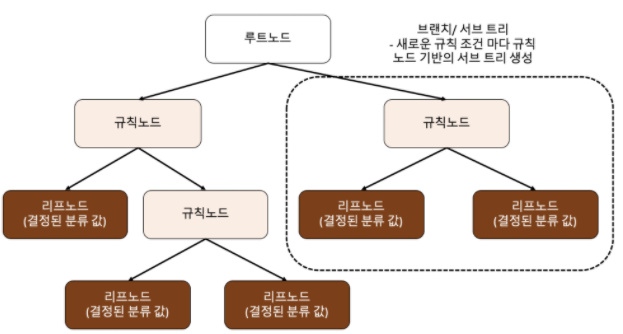
#> input picture week_4/images/결정트리.jpg, 623 x 334 px
$ jupyter execute --allow-errors week04.ipynb   (shell and % lines are left out)   (Python 2 division)
#> lines starting #> are read from the running program, lines starting #| are printed output that depends on the picture
# WEEK_04

## 1. 분류(Classification)
- 지도학습은 레이블(Label), 즉 명시적인 정답이 있는 데이터가 주어진 상태에서 학습하는 머신러닝 방식이다. 분류(Classification)은 기존 데이터가 어느 레이블에 속하는지 패턴을 알고리즘으로 인지한 뒤에 새롭게 관측된 데이터에 대한 레이블을 판별하는 것이다.

- 분류는 다양한 머신러닝 알고리즘으로 구현 가능함.
    - 베이즈(Bayes) 통계와 생성 모델에 기반한 나이브 베이즈 (Naive Bayes)
    - 독립변수와 종속변수의 선형 관계성에 기반한 로지스틱 회귀(Logistic Regression)
    - 데이터 균일도에 따는 규칙 기반의 결정 트리(Decision Tree)
    - 개별 클래스 간의 최대 분류 마진을 효과적으로 찾아주는 서포트 벡터 머신(Support Vector Machine)
    - 근접 거리를 기준으로하는 최소 근접(Nearest Neighbor) 알고리즘
    - 심층 연결 기반의 신경망(Neural Network)
    - 서로 다른(또는 같은) 머신러닝 알고리즘을 결합한 앙상블(Ensemble)

- 여러 알고리즘 중 앙상블(Ensemble) 방법을 집중적으로 다뤄보자.
    - 앙상블은 서로 다른/또는 같은 알고리즘을 단순히 결합한 형태도 있으나, 일반적으로는 배깅(Bagging)과 부스팅(Boosting) 방식으로 나뉜다.
    - Bagging 방식의 대표인 Random Forest는 뛰어난 예측성능, 상대적으로 빠른 수행 시간, 유연성 등으로 많은 분석가가 애용하는 알고리즘임.
    - Boosting의 효시라고 할 수 있는 Gradient Boosting의 경우 뛰어난 예측 성능을 가지고 있지만, 수행 시간이 너무 오래 걸리는 단점으로 인해 최적화 모델 튜닝이 어려웠다. 하지만 XGBoost, LightGBM 등 기존 그래디언트 부스팅의 예측 성능을 한 단계 발전시키면서도 수행 시간을 단축시킨 알고리즘이 계속 등장하면서 정형 데이터의 분류 영역셍서 가장 활용도가 높은 알고리즘으로 자리 잡았다.

## 2. 결정 트리
- 데이터에 있는 규칙을 학습을 통해 자동으로 찾아내 트리(Tree) 기반의 분류 규칙을 만드는 것임.
- 규칙 노드(Decision Node)로 표시된 노드는 규칙 조건이 되는 것이고, 리프 노드(Leaf Node)로 표시된 노드는 결정된 클래스 값이다. 그리고 새로운 규칙 조건마다 Sub Tree가 생성된다.
- 트리의 깊이가 깊어질수록 Overfitting의 위험이 높아져 결정 트리의 성능이 저하될 가능성이 높다.

- 가능한 한 적은 결정 노드로 높은 예측 정확도를 가지렴녀 데이터르 분류할 때 최대한 많은 데이터 세트가 해당 분류에 속할 수 있도록 결정하 노드의 규칙이 정해져야 함.
    - Decision Node 는 정보 균일도가 높은 데이터 세트를 먼저 선택할 수 있도록 규칙 조건을 만든다.
    - 정보의 균일도를 측정하는 대표적인 방법으로 엔트로피를 이용한 정보 이득(Information Gain)지수와 지니 계수가 있다.
        - Informaiton gain = 1 - Entropy
        - 지니 계수는 0이 가장 평등하고 1로 갈수록 불평등

- 결정 트리 구조

[cell 1]
import matplotlib.pyplot as plt
import cv2
img = cv2.imread('./images/결정트리.jpg')
#> img is the input picture: shape (334, 623, 3); mean B, G, R 215.2, 220.9, 229.9
cvt_img = cv2.cvtColor(img, cv2.COLOR_BGR2RGB)
plt.imshow(cvt_img)

- 결정 트리 알고리즘을 사이킷런에서 구현한 DecisionTreeClassifier는 기본으로 지니 계수를 이용해 데이터 세트를 분할함.

### 2.1. 결정 트리 모델의 특징
- 가장 큰 장점은 정보의 '균일도'라는 룰을 기반으로 하고 있어서 알고리즘이 쉽고 직관적임. 룰이 매우 명확하고 이에 기반해 어떨게 규칙 노드와 리프 노드가 만들어지는지 알 수 있다.
- 정보의 균일도만 신경쓰면 되므로 특별한 경우를 제외하고 피처의 스케일링과 정규화 같은 데이터 전처리 작업이 필요 없다.
- 가장 큰 단점으로는 과적합으로 정확도가 떨어진다는 점이다. 피처 정보의 균일도에 따른 룰규칙으로 서브 트리를 계속 만들다 보면 피처가 많고 균일도가  다양하게 존재할수록 트리의 깊이가 깊어지고 복잡해질 수밖에 없다.

결정트리 특징 | 장점 | 단점
-----|------|-------
_|쉽고 직관적이다. 피처의 스케일링이나 정규화 등의 사전 가공 영향도가 크지 않음.|과적합으로 알고리즘 성능이 떨어진다, 이를 극복하기 위해 트리의 크기를 사전에 제한하는 튜닝 필요

### 2.2 결정 트리 파라미터
- 사이킷런에서 제공하는 결정 트리 알고리즘 클래스
    - DecisionTreeClassifier (분류)
    - DecisionTreeRegressor  (회귀)
- 사이킷런의 결정 트리 구현은 CART(Classification And Regression Trees)알고리즘 기반이다. CART는 분류뿐만 아니라 회귀에서도 사용될 수 있는 트리 알고리즘임.
   - 동일한 parameter 사용
      - min_samples_split
      - min_samples_leaf
      - max_features
      - max_depth
      - max_leaf_nodes

### 2.3. 결정 트리 모델의 시각화
- Graphviz : 규칙 시각화를 위한 패키지
    - 사이킷런은 export_graphviz() API 제공

[cell 2]
from sklearn.tree import export_graphviz
from sklearn.tree import DecisionTreeClassifier
from sklearn.datasets import load_iris
from sklearn.model_selection import train_test_split
import warnings
warnings.filterwarnings('ignore')

# 모델 객체 생성
dt_clf = DecisionTreeClassifier(random_state=156)

# load Data then split
iris_data = load_iris()
data = iris_data.data
target = iris_data.target
X_train, X_test, y_train, y_test = train_test_split(data, target, test_size=0.2, random_state=11)

print(X_train[:5])
print(y_train[:5])

# Model train
dt_clf.fit(X_train, y_train)

[cell 3]
# export_graphviz()의 호출 결과로 out_file로 지정된 tree.dot 파일을 생성함.
export_graphviz(dt_clf, out_file='tree.dot', class_names=iris_data.target_names,
                feature_names=iris_data.feature_names, impurity=True, filled=True)

[cell 4]
import graphviz
with open('./tree.dot') as f:
    dot_graph = f.read()

graphviz.Source(dot_graph)
#> (this line was passed over: graphviz is not available in this run)

#### - 노드 내에 기술된 지표의 의미
- petal length <= 2.45와 같이 피처의 조건이 있는 것은 자식 노드를 만들기 위한 규칙 조건임. 이 조건이 없으면 리프 노드
- gini는 다음의 value=[]로 주어진 데이터 분포에서의 지니 계수
- samples는 현 규칙에 해당하는 데이터 건수
- value=[]는 클래스 값 기반의 데이터 건수임. 붓꽃 데이터 세트는 클래스 값으로 0, 1, 2를 가지고 있으며, 0:Setosa, 1:Versicolor, 2:Virginica 품종을 가리킨다. 만일 value=[41, 40, 39]라면 클래스 값의 순서로 Setosa 41개 Versicolor 40개, Virginica 39개로 데이터가 구성디어 있다는 의미임.

- 각 노드의 색깔은 붓꽃 데이터의 레이블 값을 의미한다.
- 색깔이 짙어질수록 지니 계수가 낮고 해당 레이브르이 속하는 샘플 데이터가 많다는 의미임.

#### -> 하이퍼 파라미터를 조절하여 트리의 깊이를 제한할 수 있음. -> 간결한 결정 트리 가능

#### - 결정 트리는 균일도에 기반해 어떠한 속성을 규칙 조건으로 선택하느냐가 중요한 요건이다.
- 중요한 몇개의 피처가 명확한 규칙 트리를 만드는 데 크게 기여함 -> 모델을 좀 더 간결하고 이상치에 강한 모델을 만들수있음.
- 사이킷런은 피처의 중요한 역할 지표를 feature_importance_ 속성으로 제공함.
    - feature_importance_는 ndarray 형태로 값을 반환
    - [0.01667014, 0.02500521, 0.03200643, 0.92631822] 라면 첫번째 피처의 중요도가 0.01667014, 두번 째 피처는 0.02500521와 같이 매치된다.
    - 값이 높을수록 해당 피처의 중요도가 높다는 의미.

[cell 5]
import seaborn as sns
import numpy as np

# feature_importance 추출
print('Feature importance:\n{0}'.format(np.round(dt_clf.feature_importances_, 3)))

# feature 별 importance 매핑
for name, value in zip(iris_data.feature_names, dt_clf.feature_importances_):
    print('{0} : {1:.3f}'.format(name, value))

# column 별로 시각화 하기 (feature_importance)
sns.barplot(x=dt_clf.feature_importances_, y=iris_data.feature_names)
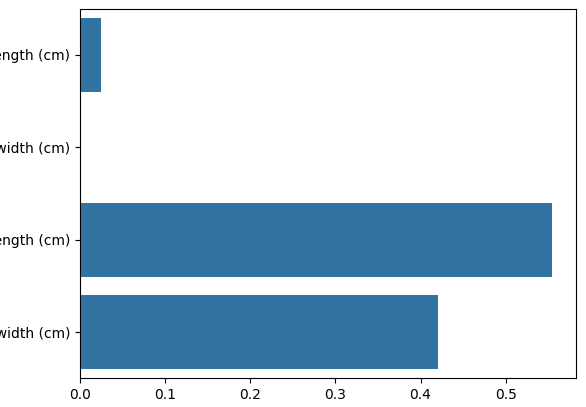
#> figure drawn by matplotlib, 1 panel; tallest bar 0.8 high, from x = 0 to 0.025

#### -> petal length가 중요도가 가장 높음을 알 수 있다.

### 2.4. 결정 트리 과적합(Overfitting)
- 결정 트리가 어떻게 학습 데이터를 분할해 예측을 수행하는지와 이로 인한 과적합 문제를 시각화해 알아보자.

[cell 6]
from sklearn.datasets import make_classification
import matplotlib.pyplot as plt

plt.title('3 Class values with 2 features Sample data cteation')

# 2차원 시각화를 위해 피ㅓ는 2개 클래스는 3가지 유형의 분류 샘플 데이터 생성
X_features, y_labels = make_classification(n_features=2, n_redundant=0, n_informative=2,
                                           n_classes=3, n_clusters_per_class=1, random_state=0)

# 그래프 형태로 2개의 피처로 2차원 좌표 시각화, 각 클래스 값은 다른 색깔로 표시됨
plt.scatter(X_features[:,0], X_features[:, 1], marker='o', c=y_labels, s=25, edgecolors='k')
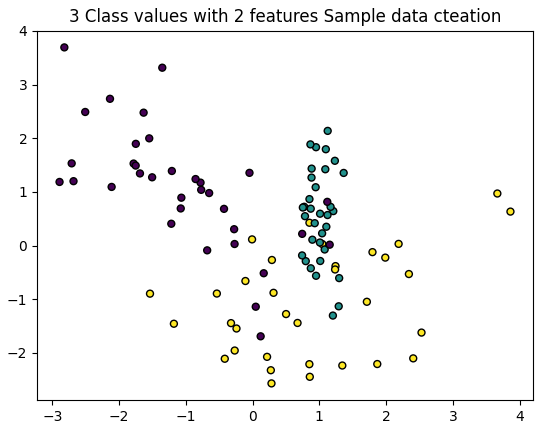
#> figure drawn by matplotlib, 1 panel

- 테스트 데이터 세트는 학습 데이터 세트와는 다른 데이터 세트인데, 학습 데이터에만 지나치게 최적화된 분류 기준은 오히려 테스트 데이터 세트에서 정확도를 떨어뜨릴 수 있기 때문에 주의가 필요함.

### 2.5. 결정 트리 실습 - 사용자 행동 인식 데이터 세트
- 해당 데이터는 30명에게 스마트폰 센서를 장착한 뒤 사람의 동작과 관련된 여러 가지 피처를 수집한 데이터임.

[cell 7]
import pandas as pd
import matplotlib.pyplot as plt

# features.txt 파일에는 피처 이름 index와 피처명이 공백으로 분리되어 있음, DF으로 로드
#> (the rest of this cell did not finish here and is left out)

- 현재 pandas에서는 중복된 피처명을 허용하지 않음 -> 전처리 필요

#> (a cell that did not finish here is left out)

- 총 42개의 피처명이 중복돼 있어, 원본 피처명에 _1, _2를 추가로 부여해 새로운 피처명을 가지는 DF을 반환하는 함수인 get_new_feature_df()생성

[cell 9]
def get_new_feature_name_df(old_feature_name_df):
    feature_dup_df = pd.DataFrame(data=old_feature_name_df.groupby('column_name').cumcount(), columns=['dup_cnt'])


    feature_dup_df = feature_dup_df.reset_index()
    new_feature_name_df = pd.merge(old_feature_name_df.reset_index(), feature_dup_df, how='outer')
    new_feature_name_df['column_name'] = new_feature_name_df[['column_name', 'dup_cnt']].apply(lambda x : x[0]+'_'+str(x[1])
                                                                                             if x[1]>0 else x[0], axis=1)
    new_feature_name_df = new_feature_name_df.drop(['index'], axis=1)
    return new_feature_name_df

- Load Dataset

[cell 10]
import pandas as pd

def get_hunan_dataset():

    # 공백으로 분리된 데이터 가져오기
    feature_name_df = pd.read_csv('./Datasets/features.txt', sep='\s+',
                                  header=None, names=['column_index', 'column_name'])

    # 중복 피처명 수정
    new_feature_name_df = get_new_feature_name_df(feature_name_df)

    # DataFrame에 피처명을 칼럼으로 부여하기 위해 리스트 객체로 다시 변환
    feature_name = new_feature_name_df.iloc[:,1].values.tolist()

    # 학습 피처/ 테스트 피처 데이터 로딩, 칼럼명은 feature_name 적용
    X_train = pd.read_csv('./Datasets/train/X_train.txt', sep='\s+',
                                  header=None, names=feature_name)
    X_test = pd.read_csv('./Datasets/test/X_test.txt', sep='\s+',
                                  header=None, names=feature_name)

    # 학습 레이블과 테스트 레이블 데이터 로딩, 칼럼명 action
    y_train = pd.read_csv('./Datasets/train/y_train.txt', sep='\s+',
                                  header=None, names=['action'])
    y_test = pd.read_csv('./Datasets/test/y_test.txt', sep='\s+',
                                  header=None, names=['action'])

    # 로드된 데이터 반환
    return X_train, X_test, y_train, y_test

#> (a cell that did not finish here is left out)

[cell 12]
print('## 학습 피처 데이터셋 info()')
#> (the rest of this cell did not finish here and is left out)

#> (a cell that did not finish here is left out)

 - 사이킷런의 DecisionTreeClassifier를 이용해 예측 분류 수행, 하이퍼 파라미터는 디폴트 값으로 수행하고 값을 추출해보기

[cell 14]
from sklearn.tree import DecisionTreeClassifier
from sklearn.metrics import accuracy_score

# set random-state
dt_clf = DecisionTreeClassifier(random_state=156)
dt_clf.fit(X_train, y_train)
pred = dt_clf.predict(X_test)
accuracy = accuracy_score(y_test, pred)
print('결정 트리 예측 정확도 {0:.4f}'.format(accuracy))

# hyper parameter
print('DecisionTreeClassifier 기본 하이퍼 파라미터:\n',dt_clf.get_params())

- GridSerchCV로 최적 하이퍼 파라미터를 알아보자

[cell 15]
from sklearn.model_selection import GridSearchCV

params = {
    'max_depth' : [6, 8, 10 ,12, 16, 20, 24]
}

grid_cv = GridSearchCV(dt_clf, param_grid=params, scoring='accuracy', cv=5, verbose=1)
grid_cv.fit(X_train, y_train)
print('GridSerchCV 최고 평균 정확도 수치: {0:.4f}'.format(grid_cv.best_score_))
print('GridSerchCV 최적 하이퍼 파라미터: ',grid_cv.best_params_)

[cell 16]
# cv_results 속성을 DataFrame으로 생성
cv_results_df = pd.DataFrame(grid_cv.cv_results_)

# max_depth 파라미터 값과 그떄의 텍스트 세트, 학습 데이터 세트의 정확도 수치 추출
cv_results_df[['param_max_depth', 'mean_test_score']]

- max_depth가 10일 때 0.8512로 정확도가 정점

- 결정 트리는 더 완벽한 규칙을 학습 데이터 세트에 적용하기 위해 노드를 지속적으로 분할하면서 깊이가 깊어지고 더욱 더 복잡한 모델이 된다. 깊어진 트리는 학습 데이터 세트에는 올바른 예측 결과를 가져올지 모르지만, 검증 데이터 세트에서는 오히려 과적합으로인한 성능 저하를 유발하게 함.

- 이번엔 max_depth 와 min_samples_split을 같이 변경하면서 정확도 성능을 튜닝해보자

[cell 17]
from sklearn.model_selection import GridSearchCV

params = {
    'max_depth' : [6, 8, 10 ,12, 16, 20, 24],
    'min_samples_split' : [16, 24]
}

grid_cv = GridSearchCV(dt_clf, param_grid=params, scoring='accuracy', cv=5, verbose=1)
grid_cv.fit(X_train, y_train)
print('GridSerchCV 최고 평균 정확도 수치: {0:.4f}'.format(grid_cv.best_score_))
print('GridSerchCV 최적 하이퍼 파라미터: ',grid_cv.best_params_)

[cell 18]
best_dt_clf = grid_cv.best_estimator_
pred1 = best_dt_clf.predict(X_test)
accuracy = accuracy_score(y_test, pred1)
print('결정 트리 예측 정확도:{0:.4f}'.format(accuracy))

- 결정 트리에서 각 피처의 중요도를 막대그래프로 시각화 해보자.

[cell 19]
import seaborn as sns

ftr_importances_values = best_dt_clf.feature_importances_
# TOP 중요도로 정렬을 쉽게 하고, seaborn의 막대그래프로 쉽게 표현하기 위해 Series 변환
#> (the rest of this cell did not finish here and is left out)

## 3. 앙상블 학습
- 앙상블 학습을 통한 분류는 여러 개의 분류기를 생성하고 그 예측을 결합함으로써 보다 정확한 최종 예측을 도출하는 기법
- 대부분의 정형 데이터 분류 시에는 앙상블이 뛰어난 성능을 나타내고 있다.
- 대표적인 앙상블 알고리즘인 랜덤포레스트와 그래디언트 부스팅 알고리즘은 뛰어난 성능과 쉬운 사용, 다양한 활용도로 인해 그간 분석가 및 데이터 과학자들 사이에서 많이 애용됐다.
- 앙상블 학습의 유형은 전통적으로 보팅(Voting), 배깅(Bagging), 부스팅(Boosting)의 세 가지로 나눌 수 있다.
    - Voting : 여러 개의 분류기가 투표를 통해 최종 예측 결과를 결정하는 방식, 서로 다른 알고리즘 결합하는 방식
    - Bagging : 여러 개의 분류기가 투표를 통해 최종 예측 결과를 결정하는 방식, 각각의 분류기가 같은 유형의 알고리즘 기반이지만 데이터 샘플링을 서로 다르게 가져가면서 학습 후 보팅을 수행함. -> 대표적인 방식 : Random Forest
    - Boosting : 여러 개의 약한 학습기(weak learner)를 순차적으로 학습-예측하면서 잘못 예측한 데이터에 가중치 부여를 통해 오류를 개선해 나가면서 학습하는 방식.

### 3.1. Hard Voting, Soft Voting
- Hard Voting : 다수결 원칙과 비슷함. 다수의 분류기가 결정한 예측값을 최종 결과값으로 선정.
- Sotf Voting : 분류기들의 레이블 값 결정 확률을 모두 더하고 이를 평균해서 이들 중 확률이 가장 높은 레이블 값을 최종 결과값으로 선정. -> 주로 사용됨.
- 사이킷런은 보팅 방식의 앙상블을 구현한 VotingClassifier 클래스를 제공하고 있음.

[cell 20]
import pandas as pd

from sklearn.ensemble import VotingClassifier
from sklearn.linear_model import LogisticRegression
from sklearn.neighbors import KNeighborsClassifier
from sklearn.datasets import load_breast_cancer
from sklearn.model_selection import train_test_split
from sklearn.metrics import accuracy_score

cancer = load_breast_cancer()

data_df = pd.DataFrame(cancer.data, columns=cancer.feature_names)
data_df.head(3)

[cell 21]
# 개별 모델은 로지스틱 회귀와 KNN 임.
lr_clf = LogisticRegression(solver='liblinear')
knn_clf = KNeighborsClassifier(n_neighbors=8)

# 개별 모델을 소프트 보팅 기반의 앙상블 모델로 구현한 분류기
vo_clf = VotingClassifier( estimators=[('LR',lr_clf),('KNN',knn_clf)] , voting='soft' )

X_train, X_test, y_train, y_test = train_test_split(cancer.data, cancer.target,
                                                    test_size=0.2 , random_state= 156)

# VotingClassifier 학습/예측/평가.
vo_clf.fit(X_train , y_train)
pred = vo_clf.predict(X_test)
print('Voting 분류기 정확도: {0:.4f}'.format(accuracy_score(y_test , pred)))

# 개별 모델의 학습/예측/평가.
classifiers = [lr_clf, knn_clf]
for classifier in classifiers:
    classifier.fit(X_train , y_train)
    pred = classifier.predict(X_test)
    class_name= classifier.__class__.__name__
    print('{0} 정확도: {1:.4f}'.format(class_name, accuracy_score(y_test , pred)))
